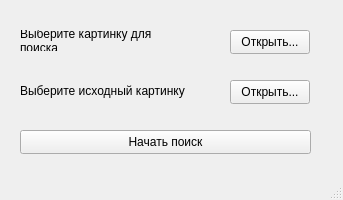
<?xml version="1.0" encoding="UTF-8"?>
<ui version="4.0">
 <class>MainWindow</class>
 <widget class="QMainWindow" name="MainWindow">
  <property name="geometry">
   <rect>
    <x>0</x>
    <y>0</y>
    <width>343</width>
    <height>200</height>
   </rect>
  </property>
  <property name="minimumSize">
   <size>
    <width>343</width>
    <height>200</height>
   </size>
  </property>
  <property name="maximumSize">
   <size>
    <width>343</width>
    <height>200</height>
   </size>
  </property>
  <property name="windowTitle">
   <string>ImageScaner</string>
  </property>
  <widget class="QWidget" name="centralwidget">
   <widget class="QLabel" name="label">
    <property name="geometry">
     <rect>
      <x>20</x>
      <y>30</y>
      <width>171</width>
      <height>21</height>
     </rect>
    </property>
    <property name="text">
     <string>Выберите картинку для поиска</string>
    </property>
    <property name="textFormat">
     <enum>Qt::AutoText</enum>
    </property>
    <property name="wordWrap">
     <bool>true</bool>
    </property>
   </widget>
   <widget class="QPushButton" name="OpenTemplButton">
    <property name="geometry">
     <rect>
      <x>230</x>
      <y>30</y>
      <width>80</width>
      <height>24</height>
     </rect>
    </property>
    <property name="text">
     <string>Открыть...</string>
    </property>
   </widget>
   <widget class="QLabel" name="label_2">
    <property name="geometry">
     <rect>
      <x>20</x>
      <y>80</y>
      <width>171</width>
      <height>21</height>
     </rect>
    </property>
    <property name="text">
     <string>Выберите исходный картинку</string>
    </property>
    <property name="textFormat">
     <enum>Qt::AutoText</enum>
    </property>
    <property name="wordWrap">
     <bool>true</bool>
    </property>
   </widget>
   <widget class="QPushButton" name="OpenImageButton">
    <property name="geometry">
     <rect>
      <x>230</x>
      <y>80</y>
      <width>80</width>
      <height>24</height>
     </rect>
    </property>
    <property name="text">
     <string>Открыть...</string>
    </property>
   </widget>
   <widget class="QPushButton" name="StartScanerButton">
    <property name="geometry">
     <rect>
      <x>20</x>
      <y>130</y>
      <width>291</width>
      <height>24</height>
     </rect>
    </property>
    <property name="text">
     <string>Начать поиск</string>
    </property>
   </widget>
  </widget>
  <widget class="QMenuBar" name="menubar">
   <property name="geometry">
    <rect>
     <x>0</x>
     <y>0</y>
     <width>343</width>
     <height>21</height>
    </rect>
   </property>
  </widget>
  <widget class="QStatusBar" name="statusbar"/>
 </widget>
 <resources/>
 <connections/>
 <slots>
  <slot>buttonClick()</slot>
 </slots>
</ui>
